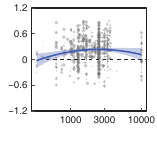

Generate this figure with R:
rm(list = ls())
library(rstudioapi)
library(metafor)
library(ggplot2)
currentPath <- getSourceEditorContext()$path
charLocations <- gregexpr('/',currentPath)[[1]]
currentPath <- substring(currentPath,1,charLocations[length(charLocations)]-1)
setwd(currentPath)

##==== Function ====##
theme_custom <- function(){
  myTheme <- theme(panel.background = element_rect(fill = 'white',color = 'black',size = 0.5),
                   panel.grid = element_blank(),
                   legend.position = 'none',
                   plot.margin = margin(6,6,6,6),
                   plot.background = element_blank(),
                   axis.ticks = element_line(size = 0.3),
                   axis.ticks.length = unit(-0.15,'lines'),
                   axis.title.y = element_blank(),
                   axis.title.x = element_text(size = 7,margin = margin(2,0,0,0),face = 'bold'),
                   axis.text.y = element_text(size = 7,margin = margin(0,3,0,0),color = '#000000'),
                   axis.text.x = element_text(size = 7,margin = margin(4,0,0,0),color = '#000000'))
  return(myTheme)
}
CMYKtoRGB <- function(C,M,Y,K){
  Rc <- (1-C)*(1-K)
  Gc <- (1-M)*(1-K)
  Bc <- (1-Y)*(1-K)
  R <- as.character(as.hexmode((ceiling(Rc*255))))
  G <- as.character(as.hexmode((ceiling(Gc*255))))
  B <- as.character(as.hexmode((ceiling(Bc*255))))
  if(nchar(R) == 1){
    R <- paste0('0',R)
  }
  if(nchar(G) == 1){
    G <- paste0('0',G)
  }
  if(nchar(B) == 1){
    B <- paste0('0',B)
  }
  RGBColor <- paste0('#',R,G,B)
  return(RGBColor)
}
##==== Function ====##

load('BioData.R')
dataMatrix <- get('BioData')
selectIDs <- which(dataMatrix$Density <= 4)
dataMatrix <- dataMatrix[selectIDs,]

##==== Part 1: Collate data ====##
dataMatrix$BubbleSize <- 0
Weight <- 1/sqrt(dataMatrix$vi)
Breaks <- quantile(Weight,c(0.2,0.4,0.6,0.8,1))
selectIDs <- which(Weight < Breaks[1])
dataMatrix$BubbleSize <- 0.4
for(i in seq(2,length(Breaks))){
  selectIDs <- which((Weight < Breaks[i])&(Weight >= Breaks[i-1]))
  dataMatrix$BubbleSize[selectIDs] <- 0.4 + (i-1)*0.4
}
selectIDs <- which((dataMatrix$yi <= quantile(dataMatrix$yi,0.98))&(dataMatrix$yi >= quantile(dataMatrix$yi,0.02)))
newDataMatrix <- dataMatrix[selectIDs,c('Age','Density','yi','BubbleSize')]

dataMatrix$Level4 <- as.factor(paste(dataMatrix$Lat,dataMatrix$Lon))
dataMatrix$Level3 <- as.factor(paste(dataMatrix$Composition,dataMatrix$Age,dataMatrix$Density))
dataMatrix$Level2 <- as.factor(dataMatrix$Species)
dataMatrix$Level1 <- as.factor(seq(1,nrow(dataMatrix)))
##==== Part 1: Collate data ====##

##==== Part 2: Fit density ====##
res <- rma.mv(yi,vi,mods = ~Density+Density2,random = ~1|Level4/Level3/Level2/Level1,method = 'ML',data = dataMatrix)
# Fit line
densityLine <- as.data.frame(matrix(data = 0,nrow = 100,ncol = 4))
colnames(densityLine) <- c('X','Y','Upper','Lower')
tempX <- seq(min(dataMatrix$Density),max(dataMatrix$Density),length.out = 100)
for(i in seq(1,length(tempX))){
  densityLine[i,1] <- tempX[i]
  tempResult <- predict.rma(res,newmods = c(tempX[i],tempX[i]^2))
  densityLine[i,2] <- as.numeric(tempResult$pred)
  densityLine[i,3] <- as.numeric(tempResult$ci.ub)
  densityLine[i,4] <- as.numeric(tempResult$ci.lb)
}
# CI polygon
densityCIPolygon <- as.data.frame(matrix(data = 0,nrow = (2*nrow(densityLine)+1),ncol = 2))
colnames(densityCIPolygon) <- c('X','Y')
count <- 1
for(i in seq(1,nrow(densityLine))){
  densityCIPolygon$X[count] <- densityLine$X[i]
  densityCIPolygon$Y[count] <- densityLine$Upper[i]
  count <- count + 1
}
for(i in seq(nrow(densityLine),1,-1)){
  densityCIPolygon$X[count] <- densityLine$X[i]
  densityCIPolygon$Y[count] <- densityLine$Lower[i]
  count <- count + 1
}
densityCIPolygon$X[count] <- densityLine$X[1]
densityCIPolygon$Y[count] <- densityLine$Upper[1]
##==== Part 2: Fit density ====##

##==== Part 3: Draw ====##
Fig_4c <- ggplot()+
  geom_point(newDataMatrix,mapping = aes(x = Density,y = yi),
             shape = 20,stroke = 0,color = '#666666',size = newDataMatrix$BubbleSize,alpha = 0.4)+
  geom_hline(yintercept = 0,size = 0.3,color = '#000000',linetype = 'dashed')+
  geom_line(data = densityLine,mapping = aes(x = X,y = Y),size = 0.5,color = CMYKtoRGB(0.84,0.67,0,0))+
  geom_polygon(data = densityCIPolygon,mapping = aes(x = X,y = Y),size = 0.5,fill = CMYKtoRGB(0.84,0.67,0,0),alpha = 0.3)+
  scale_x_continuous(breaks = c(3,3.477,4),labels = c('1000','3000','10000'))+
  scale_y_continuous(limits = c(-1.2,1.2),breaks = seq(-1.2,1.2,0.6),labels = c('-1.2','-0.6','0','0.6','1.2'),expand = c(0,0))+
  xlab('Density')+
  theme_custom()
outputFileName <- paste0(currentPath,'/Fig_4c.pdf')
pdf(file = outputFileName,width = 1.55,height = 1.46,colormodel = 'cmyk')
print(Fig_4c)
dev.off()
##==== Part 3: Draw ====##